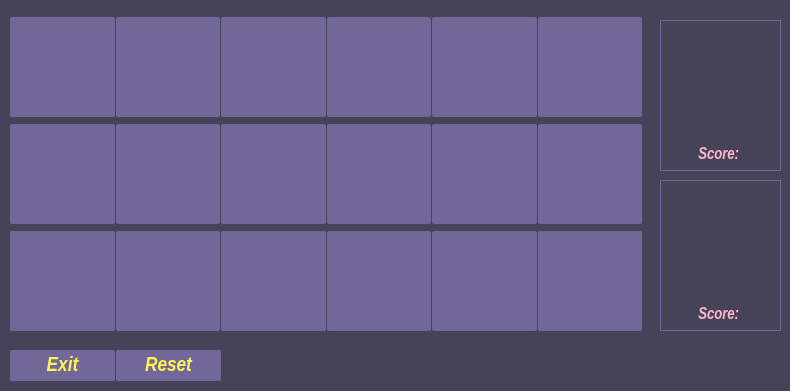
<?xml version="1.0" encoding="UTF-8"?>
<ui version="4.0">
 <class>MainWindow</class>
 <widget class="QMainWindow" name="MainWindow">
  <property name="geometry">
   <rect>
    <x>0</x>
    <y>0</y>
    <width>790</width>
    <height>391</height>
   </rect>
  </property>
  <property name="minimumSize">
   <size>
    <width>790</width>
    <height>350</height>
   </size>
  </property>
  <property name="maximumSize">
   <size>
    <width>2000</width>
    <height>493</height>
   </size>
  </property>
  <property name="font">
   <font>
    <family>Arial</family>
    <pointsize>14</pointsize>
    <weight>75</weight>
    <italic>true</italic>
    <bold>true</bold>
   </font>
  </property>
  <property name="windowTitle">
   <string>MainWindow</string>
  </property>
  <property name="styleSheet">
   <string notr="true">QMainWindow {
background-color: #464258;
}

QPushButton {
color: #FFF352;
background-color: #716799;
border-radius: 2px;
}

QPushButton:disabled {
background-color: #716799;
background-image: 'static/img/cards/pot_1.png'}

QLabel {
border-radius: 20px;
color: #FFB8CE;
}

QGroupBox {
border: 1px solid #716799;
}

</string>
  </property>
  <widget class="QWidget" name="centralwidget">
   <widget class="QWidget" name="gridLayoutWidget">
    <property name="geometry">
     <rect>
      <x>10</x>
      <y>10</y>
      <width>632</width>
      <height>331</height>
     </rect>
    </property>
    <layout class="QGridLayout" name="gridLayout">
     <property name="horizontalSpacing">
      <number>1</number>
     </property>
     <property name="verticalSpacing">
      <number>0</number>
     </property>
     <item row="2" column="4">
      <widget class="QPushButton" name="button_17">
       <property name="enabled">
        <bool>false</bool>
       </property>
       <property name="sizePolicy">
        <sizepolicy hsizetype="Minimum" vsizetype="Fixed">
         <horstretch>100</horstretch>
         <verstretch>100</verstretch>
        </sizepolicy>
       </property>
       <property name="minimumSize">
        <size>
         <width>100</width>
         <height>100</height>
        </size>
       </property>
       <property name="font">
        <font>
         <family>Microsoft JhengHei UI</family>
         <pointsize>28</pointsize>
        </font>
       </property>
       <property name="text">
        <string/>
       </property>
      </widget>
     </item>
     <item row="2" column="3">
      <widget class="QPushButton" name="button_16">
       <property name="enabled">
        <bool>false</bool>
       </property>
       <property name="sizePolicy">
        <sizepolicy hsizetype="Minimum" vsizetype="Fixed">
         <horstretch>100</horstretch>
         <verstretch>100</verstretch>
        </sizepolicy>
       </property>
       <property name="minimumSize">
        <size>
         <width>100</width>
         <height>100</height>
        </size>
       </property>
       <property name="font">
        <font>
         <family>Microsoft JhengHei UI</family>
         <pointsize>28</pointsize>
        </font>
       </property>
       <property name="text">
        <string/>
       </property>
      </widget>
     </item>
     <item row="2" column="2">
      <widget class="QPushButton" name="button_15">
       <property name="enabled">
        <bool>false</bool>
       </property>
       <property name="sizePolicy">
        <sizepolicy hsizetype="Minimum" vsizetype="Fixed">
         <horstretch>100</horstretch>
         <verstretch>100</verstretch>
        </sizepolicy>
       </property>
       <property name="minimumSize">
        <size>
         <width>100</width>
         <height>100</height>
        </size>
       </property>
       <property name="font">
        <font>
         <family>Microsoft JhengHei UI</family>
         <pointsize>28</pointsize>
        </font>
       </property>
       <property name="text">
        <string/>
       </property>
      </widget>
     </item>
     <item row="2" column="1">
      <widget class="QPushButton" name="button_14">
       <property name="enabled">
        <bool>false</bool>
       </property>
       <property name="sizePolicy">
        <sizepolicy hsizetype="Minimum" vsizetype="Fixed">
         <horstretch>100</horstretch>
         <verstretch>100</verstretch>
        </sizepolicy>
       </property>
       <property name="minimumSize">
        <size>
         <width>100</width>
         <height>100</height>
        </size>
       </property>
       <property name="font">
        <font>
         <family>Microsoft JhengHei UI</family>
         <pointsize>28</pointsize>
        </font>
       </property>
       <property name="text">
        <string/>
       </property>
      </widget>
     </item>
     <item row="2" column="5">
      <widget class="QPushButton" name="button_18">
       <property name="enabled">
        <bool>false</bool>
       </property>
       <property name="sizePolicy">
        <sizepolicy hsizetype="Minimum" vsizetype="Fixed">
         <horstretch>100</horstretch>
         <verstretch>100</verstretch>
        </sizepolicy>
       </property>
       <property name="minimumSize">
        <size>
         <width>100</width>
         <height>100</height>
        </size>
       </property>
       <property name="font">
        <font>
         <family>Microsoft JhengHei UI</family>
         <pointsize>28</pointsize>
        </font>
       </property>
       <property name="text">
        <string/>
       </property>
      </widget>
     </item>
     <item row="0" column="0">
      <widget class="QPushButton" name="button_1">
       <property name="enabled">
        <bool>false</bool>
       </property>
       <property name="sizePolicy">
        <sizepolicy hsizetype="Minimum" vsizetype="Fixed">
         <horstretch>100</horstretch>
         <verstretch>100</verstretch>
        </sizepolicy>
       </property>
       <property name="minimumSize">
        <size>
         <width>100</width>
         <height>100</height>
        </size>
       </property>
       <property name="font">
        <font>
         <family>Microsoft JhengHei UI</family>
         <pointsize>28</pointsize>
        </font>
       </property>
       <property name="text">
        <string/>
       </property>
      </widget>
     </item>
     <item row="2" column="0">
      <widget class="QPushButton" name="button_13">
       <property name="enabled">
        <bool>false</bool>
       </property>
       <property name="sizePolicy">
        <sizepolicy hsizetype="Minimum" vsizetype="Fixed">
         <horstretch>100</horstretch>
         <verstretch>100</verstretch>
        </sizepolicy>
       </property>
       <property name="minimumSize">
        <size>
         <width>100</width>
         <height>100</height>
        </size>
       </property>
       <property name="font">
        <font>
         <family>Microsoft JhengHei UI</family>
         <pointsize>28</pointsize>
        </font>
       </property>
       <property name="text">
        <string/>
       </property>
      </widget>
     </item>
     <item row="1" column="0">
      <widget class="QPushButton" name="button_7">
       <property name="enabled">
        <bool>false</bool>
       </property>
       <property name="sizePolicy">
        <sizepolicy hsizetype="Minimum" vsizetype="Fixed">
         <horstretch>100</horstretch>
         <verstretch>100</verstretch>
        </sizepolicy>
       </property>
       <property name="minimumSize">
        <size>
         <width>100</width>
         <height>100</height>
        </size>
       </property>
       <property name="font">
        <font>
         <family>Microsoft JhengHei UI</family>
         <pointsize>28</pointsize>
        </font>
       </property>
       <property name="text">
        <string/>
       </property>
      </widget>
     </item>
     <item row="0" column="1">
      <widget class="QPushButton" name="button_2">
       <property name="enabled">
        <bool>false</bool>
       </property>
       <property name="sizePolicy">
        <sizepolicy hsizetype="Minimum" vsizetype="Fixed">
         <horstretch>100</horstretch>
         <verstretch>100</verstretch>
        </sizepolicy>
       </property>
       <property name="minimumSize">
        <size>
         <width>100</width>
         <height>100</height>
        </size>
       </property>
       <property name="font">
        <font>
         <family>Microsoft JhengHei UI</family>
         <pointsize>28</pointsize>
        </font>
       </property>
       <property name="text">
        <string/>
       </property>
      </widget>
     </item>
     <item row="0" column="3">
      <widget class="QPushButton" name="button_4">
       <property name="enabled">
        <bool>false</bool>
       </property>
       <property name="sizePolicy">
        <sizepolicy hsizetype="Minimum" vsizetype="Fixed">
         <horstretch>100</horstretch>
         <verstretch>100</verstretch>
        </sizepolicy>
       </property>
       <property name="minimumSize">
        <size>
         <width>100</width>
         <height>100</height>
        </size>
       </property>
       <property name="font">
        <font>
         <family>Microsoft JhengHei UI</family>
         <pointsize>28</pointsize>
        </font>
       </property>
       <property name="text">
        <string/>
       </property>
      </widget>
     </item>
     <item row="0" column="4">
      <widget class="QPushButton" name="button_5">
       <property name="enabled">
        <bool>false</bool>
       </property>
       <property name="sizePolicy">
        <sizepolicy hsizetype="Minimum" vsizetype="Fixed">
         <horstretch>100</horstretch>
         <verstretch>100</verstretch>
        </sizepolicy>
       </property>
       <property name="minimumSize">
        <size>
         <width>100</width>
         <height>100</height>
        </size>
       </property>
       <property name="font">
        <font>
         <family>Microsoft JhengHei UI</family>
         <pointsize>28</pointsize>
        </font>
       </property>
       <property name="text">
        <string/>
       </property>
      </widget>
     </item>
     <item row="0" column="2">
      <widget class="QPushButton" name="button_3">
       <property name="enabled">
        <bool>false</bool>
       </property>
       <property name="sizePolicy">
        <sizepolicy hsizetype="Minimum" vsizetype="Fixed">
         <horstretch>100</horstretch>
         <verstretch>100</verstretch>
        </sizepolicy>
       </property>
       <property name="minimumSize">
        <size>
         <width>100</width>
         <height>100</height>
        </size>
       </property>
       <property name="font">
        <font>
         <family>Microsoft JhengHei UI</family>
         <pointsize>28</pointsize>
        </font>
       </property>
       <property name="text">
        <string/>
       </property>
      </widget>
     </item>
     <item row="0" column="5">
      <widget class="QPushButton" name="button_6">
       <property name="enabled">
        <bool>false</bool>
       </property>
       <property name="sizePolicy">
        <sizepolicy hsizetype="Minimum" vsizetype="Fixed">
         <horstretch>100</horstretch>
         <verstretch>100</verstretch>
        </sizepolicy>
       </property>
       <property name="minimumSize">
        <size>
         <width>100</width>
         <height>100</height>
        </size>
       </property>
       <property name="font">
        <font>
         <family>Microsoft JhengHei UI</family>
         <pointsize>28</pointsize>
        </font>
       </property>
       <property name="text">
        <string/>
       </property>
      </widget>
     </item>
     <item row="1" column="1">
      <widget class="QPushButton" name="button_8">
       <property name="enabled">
        <bool>false</bool>
       </property>
       <property name="sizePolicy">
        <sizepolicy hsizetype="Minimum" vsizetype="Fixed">
         <horstretch>100</horstretch>
         <verstretch>100</verstretch>
        </sizepolicy>
       </property>
       <property name="minimumSize">
        <size>
         <width>100</width>
         <height>100</height>
        </size>
       </property>
       <property name="font">
        <font>
         <family>Microsoft JhengHei UI</family>
         <pointsize>28</pointsize>
        </font>
       </property>
       <property name="text">
        <string/>
       </property>
      </widget>
     </item>
     <item row="1" column="2">
      <widget class="QPushButton" name="button_9">
       <property name="enabled">
        <bool>false</bool>
       </property>
       <property name="sizePolicy">
        <sizepolicy hsizetype="Minimum" vsizetype="Fixed">
         <horstretch>100</horstretch>
         <verstretch>100</verstretch>
        </sizepolicy>
       </property>
       <property name="minimumSize">
        <size>
         <width>100</width>
         <height>100</height>
        </size>
       </property>
       <property name="font">
        <font>
         <family>Microsoft JhengHei UI</family>
         <pointsize>28</pointsize>
        </font>
       </property>
       <property name="text">
        <string/>
       </property>
      </widget>
     </item>
     <item row="1" column="5">
      <widget class="QPushButton" name="button_12">
       <property name="enabled">
        <bool>false</bool>
       </property>
       <property name="sizePolicy">
        <sizepolicy hsizetype="Minimum" vsizetype="Fixed">
         <horstretch>100</horstretch>
         <verstretch>100</verstretch>
        </sizepolicy>
       </property>
       <property name="minimumSize">
        <size>
         <width>100</width>
         <height>100</height>
        </size>
       </property>
       <property name="font">
        <font>
         <family>Microsoft JhengHei UI</family>
         <pointsize>28</pointsize>
        </font>
       </property>
       <property name="text">
        <string/>
       </property>
      </widget>
     </item>
     <item row="1" column="4">
      <widget class="QPushButton" name="button_11">
       <property name="enabled">
        <bool>false</bool>
       </property>
       <property name="sizePolicy">
        <sizepolicy hsizetype="Minimum" vsizetype="Fixed">
         <horstretch>100</horstretch>
         <verstretch>100</verstretch>
        </sizepolicy>
       </property>
       <property name="minimumSize">
        <size>
         <width>100</width>
         <height>100</height>
        </size>
       </property>
       <property name="font">
        <font>
         <family>Microsoft JhengHei UI</family>
         <pointsize>28</pointsize>
        </font>
       </property>
       <property name="text">
        <string/>
       </property>
      </widget>
     </item>
     <item row="1" column="3">
      <widget class="QPushButton" name="button_10">
       <property name="enabled">
        <bool>false</bool>
       </property>
       <property name="sizePolicy">
        <sizepolicy hsizetype="Minimum" vsizetype="Fixed">
         <horstretch>100</horstretch>
         <verstretch>100</verstretch>
        </sizepolicy>
       </property>
       <property name="minimumSize">
        <size>
         <width>100</width>
         <height>100</height>
        </size>
       </property>
       <property name="font">
        <font>
         <family>Microsoft JhengHei UI</family>
         <pointsize>28</pointsize>
        </font>
       </property>
       <property name="text">
        <string/>
       </property>
      </widget>
     </item>
    </layout>
   </widget>
   <widget class="QPushButton" name="reset_button">
    <property name="geometry">
     <rect>
      <x>116</x>
      <y>350</y>
      <width>105</width>
      <height>31</height>
     </rect>
    </property>
    <property name="font">
     <font>
      <family>Arial Narrow</family>
      <pointsize>16</pointsize>
      <weight>75</weight>
      <italic>true</italic>
      <bold>true</bold>
     </font>
    </property>
    <property name="styleSheet">
     <string notr="true">QLabel {
border-radius: 20px;
}</string>
    </property>
    <property name="text">
     <string>Reset</string>
    </property>
   </widget>
   <widget class="QGroupBox" name="groupBox">
    <property name="geometry">
     <rect>
      <x>660</x>
      <y>20</y>
      <width>121</width>
      <height>151</height>
     </rect>
    </property>
    <property name="styleSheet">
     <string notr="true">QGroupBox {
border: 1px solid #514С66;
}</string>
    </property>
    <property name="title">
     <string/>
    </property>
    <widget class="QLabel" name="label_profile1">
     <property name="geometry">
      <rect>
       <x>10</x>
       <y>10</y>
       <width>101</width>
       <height>111</height>
      </rect>
     </property>
     <property name="minimumSize">
      <size>
       <width>100</width>
       <height>101</height>
      </size>
     </property>
     <property name="text">
      <string/>
     </property>
     <property name="pixmap">
      <pixmap>static/img/avatars/girl1.png</pixmap>
     </property>
     <property name="scaledContents">
      <bool>true</bool>
     </property>
     <property name="alignment">
      <set>Qt::AlignCenter</set>
     </property>
     <property name="wordWrap">
      <bool>false</bool>
     </property>
    </widget>
    <widget class="QLabel" name="label_score1">
     <property name="geometry">
      <rect>
       <x>0</x>
       <y>125</y>
       <width>121</width>
       <height>20</height>
      </rect>
     </property>
     <property name="font">
      <font>
       <family>Arial Narrow</family>
       <pointsize>12</pointsize>
       <weight>75</weight>
       <italic>true</italic>
       <bold>true</bold>
      </font>
     </property>
     <property name="text">
      <string>Score: </string>
     </property>
     <property name="alignment">
      <set>Qt::AlignCenter</set>
     </property>
    </widget>
   </widget>
   <widget class="QGroupBox" name="groupBox_2">
    <property name="geometry">
     <rect>
      <x>660</x>
      <y>180</y>
      <width>121</width>
      <height>151</height>
     </rect>
    </property>
    <property name="styleSheet">
     <string notr="true">QGroupBox {
border: 1px solid #514С66;
}</string>
    </property>
    <property name="title">
     <string/>
    </property>
    <widget class="QLabel" name="label_profile2">
     <property name="geometry">
      <rect>
       <x>10</x>
       <y>0</y>
       <width>101</width>
       <height>121</height>
      </rect>
     </property>
     <property name="text">
      <string/>
     </property>
     <property name="pixmap">
      <pixmap>static/img/avatars/girl2.png</pixmap>
     </property>
     <property name="scaledContents">
      <bool>true</bool>
     </property>
    </widget>
    <widget class="QLabel" name="label_score2">
     <property name="geometry">
      <rect>
       <x>0</x>
       <y>125</y>
       <width>121</width>
       <height>20</height>
      </rect>
     </property>
     <property name="font">
      <font>
       <family>Arial Narrow</family>
       <pointsize>12</pointsize>
       <weight>75</weight>
       <italic>true</italic>
       <bold>true</bold>
      </font>
     </property>
     <property name="text">
      <string>Score: </string>
     </property>
     <property name="alignment">
      <set>Qt::AlignCenter</set>
     </property>
    </widget>
   </widget>
   <widget class="QPushButton" name="exit_button">
    <property name="geometry">
     <rect>
      <x>10</x>
      <y>350</y>
      <width>105</width>
      <height>31</height>
     </rect>
    </property>
    <property name="font">
     <font>
      <family>Arial Narrow</family>
      <pointsize>16</pointsize>
      <weight>75</weight>
      <italic>true</italic>
      <bold>true</bold>
     </font>
    </property>
    <property name="styleSheet">
     <string notr="true">QLabel {
border-radius: 20px;
}</string>
    </property>
    <property name="text">
     <string>Exit</string>
    </property>
   </widget>
   <widget class="QLabel" name="label">
    <property name="geometry">
     <rect>
      <x>230</x>
      <y>350</y>
      <width>411</width>
      <height>31</height>
     </rect>
    </property>
    <property name="font">
     <font>
      <family>Arial Narrow</family>
      <pointsize>14</pointsize>
      <weight>75</weight>
      <italic>true</italic>
      <bold>true</bold>
     </font>
    </property>
    <property name="text">
     <string/>
    </property>
   </widget>
  </widget>
 </widget>
 <resources/>
 <connections/>
</ui>
